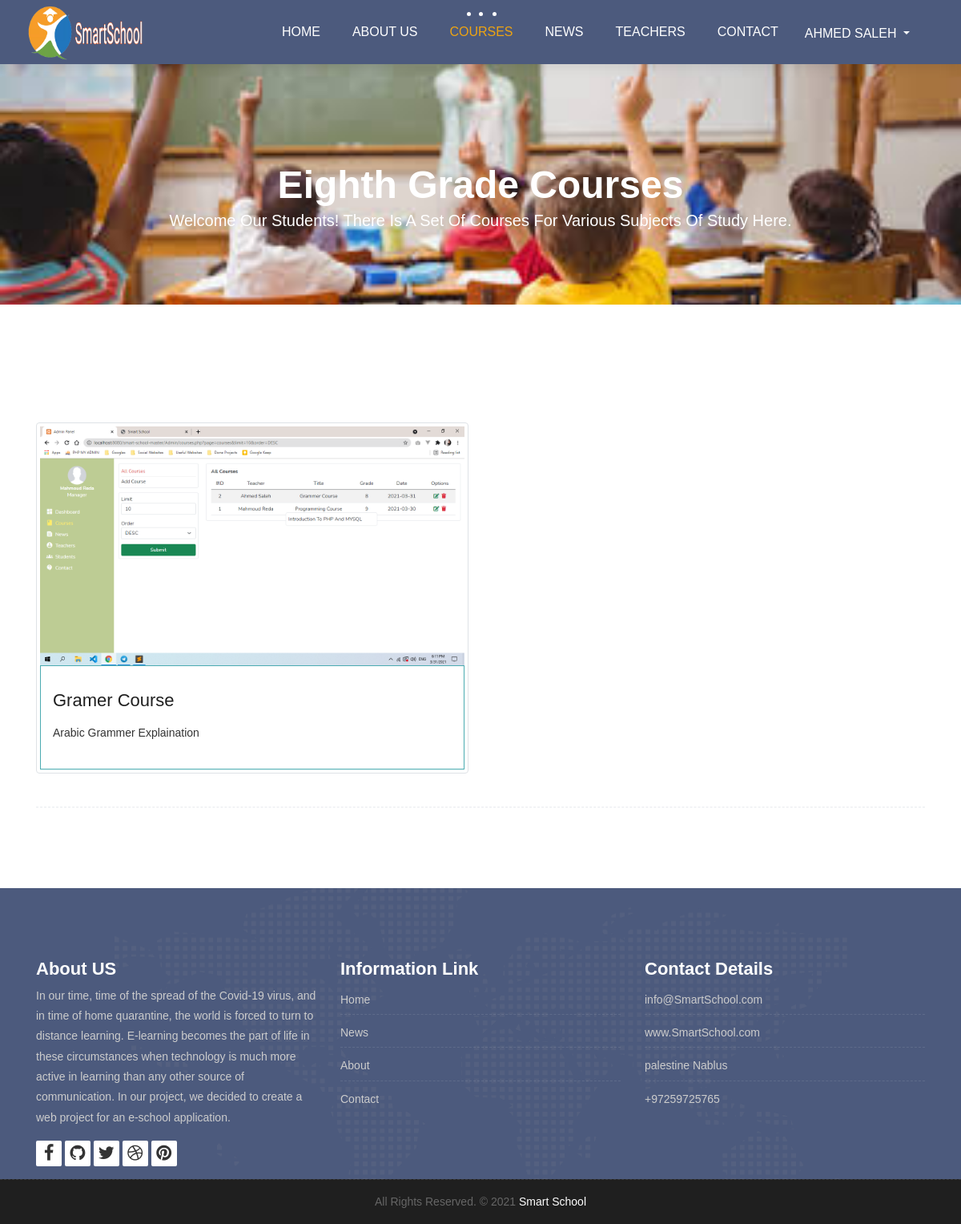
Page /courses.php?grade=8 (signed in) on the committed database.
### tables this page shows
CREATE TABLE `teachers` (
  `id` int(11) NOT NULL,
  `name` varchar(100) NOT NULL,
  `image` varchar(200) NOT NULL,
  `subject` int(11) DEFAULT NULL,
  `phone` varchar(11) NOT NULL,
  `email` varchar(50) NOT NULL,
  `password` varchar(150) NOT NULL,
  `gender` tinyint(1) NOT NULL,
  `fb_link` varchar(150) NOT NULL,
  `position` tinyint(1) NOT NULL DEFAULT 0 COMMENT '0 is teacher 1 is admin',
  `visibility` tinyint(4) NOT NULL DEFAULT 1 COMMENT ' 0 is invisible, 1 is visible',
  `date` date NOT NULL
);

CREATE TABLE `courses` (
  `id` int(11) NOT NULL,
  `grade` int(11) NOT NULL,
  `teacher` int(11) NOT NULL,
  `image` varchar(250) NOT NULL,
  `title` varchar(150) NOT NULL,
  `description` varchar(255) NOT NULL,
  `date` date NOT NULL
);

### includes/init.php (called while the page is built, shortened)
<?php
include 'templates/_header.php';

### courses.php (the view, shortened to what this page needs)
<?php
$pageName = 'courses';
require 'includes/init.php';
function getCourses ($grade) {
	global $conn;
	$getCourses = $conn->prepare("SELECT
	image, title, description
	FROM
	courses
	WHERE grade = ?
	ORDER BY id DESC");
	$getCourses->execute([$grade]);
	if($getCourses->rowCount() > 0){
		return $getCourses->fetchAll();
	}else{
		return 0;
	}
}
?>
<div class="all-title-box">
	<div class="container text-center">
		<?php
		if($_GET['grade'] == 8){$val = 'Eighth';}
		?>
		<h1><?php echo $val;?> grade courses <span class="m_1">Welcome our students! There is a set of courses for various subjects of study here.</span></h1>
	</div>
</div>
<div id="overviews" class="section wb">
    <div class="container">
        <hr class="invis">
        <div class="row">
        	<?php
	        $courses = getCourses($_GET['grade']);
	        if($courses !== 0){
	        	foreach ($courses as $course) {
	    			?>
	    			<div class="col-lg-6 col-md-6 col-12 mb-3">
		                <div class="course-item border p-1 rounded">
							<div class="image-blog">
								<img src="images/courses/<?php echo $course['image'];?>" alt="<?php echo $course['title'] . ' Image';?>" class="img-fluid">
							</div>
							<div class="course-br">
								<div class="course-title">
									<h2><?php echo $course['title'];?></h2>
								</div>
								<div class="course-desc">
									<p><?php echo nl2br($course['description']);?></p>
								</div>
							</div>
						</div>
		            </div>
	    			<?php
	        	}
	    	}else{
	    		?>
	    		<div class="col-12">
	    			<div class="alert alert-info">There Is No Courses For Grade <?php echo $_GET['grade'];?></div>
	    		</div>
	    		<?php
	    	}
	        ?>
        </div>
		<hr class="hr3">
    </div>
</div>
<?php include 'templates/_footer.php';?>

### templates/_navbar.php (shortened to what this page needs)
<?php
function getUser () {
    global $conn;
    if($_SESSION['smart_school_position'] === 0){
        $position = 'students';
    }else if ($_SESSION['smart_school_position'] === 1){
        $position = 'teachers';
    }else{header('location:user.php?page=logout');}
    $getUser = $conn->prepare("SELECT
        name
        FROM
        $position
        WHERE
        id = ?");
    $getUser->execute([$_SESSION['smart_school_user']]);
    return $getUser->fetch();
}
?>
<nav class="navbar navbar-expand-lg navbar-light bg-light">
    <div class="container-fluid">
        <a class="navbar-brand" href="index.php">
            <img src="images/logoo1.png"  alt="" style="width: 150px; height: 70px;"  />
        </a>
        <div class="collapse navbar-collapse" id="navbars-host">
            <ul class="navbar-nav ml-auto">
                <li class="nav-item <?php if(isset($pageName) && $pageName == 'home'){echo 'active';}?>"><a class="nav-link" href="index.php">Home</a></li>
                <li class="nav-item <?php if(isset($pageName) && $pageName == 'about'){echo 'active';}?>"><a class="nav-link" href="about.php">About Us</a></li>
                <li class="nav-item dropdown <?php if(isset($pageName) && $pageName == 'courses'){echo 'active';}?>">
                    <a class="nav-link dropdown-toggle" href="#" id="dropdown-a" data-toggle="dropdown">Courses </a>
                </li>
                <li class="nav-item <?php if(isset($pageName) && $pageName == 'news'){echo 'active';}?>"><a class="nav-link" href="blog.php">News</a></li>
                <li class="nav-item <?php if(isset($pageName) && $pageName == 'teachers'){echo 'active';}?>"><a class="nav-link" href="teachers.php">Teachers</a></li>
                <li class="nav-item <?php if(isset($pageName) && $pageName == 'contact'){echo 'active';}?>"><a class="nav-link" href="contact.php">Contact</a></li>
                <?php
                if(isset($_SESSION['smart_school_user'])){
                    ?>
                    <li class="ml-0 nav-item">
                        <div class="btn-group">
                          <button class="btn mt-1 text-uppercase text-white bg-transparent dropdown-toggle" type="button" data-toggle="dropdown" aria-haspopup="true" aria-expanded="false">
                            <?php echo getUser()['name'];?>
                          </button>
                        </div>
                    </li>
                    <?php
                }
                ?>
            </ul>
        </div>
    </div>
</nav>

### rows in the picture
teachers: name "AHMED SALEH"
courses: image (picture), title "Gramer Course", description "Arabic Grammer Explaination"

### other values in the picture
$val "Eighth"
